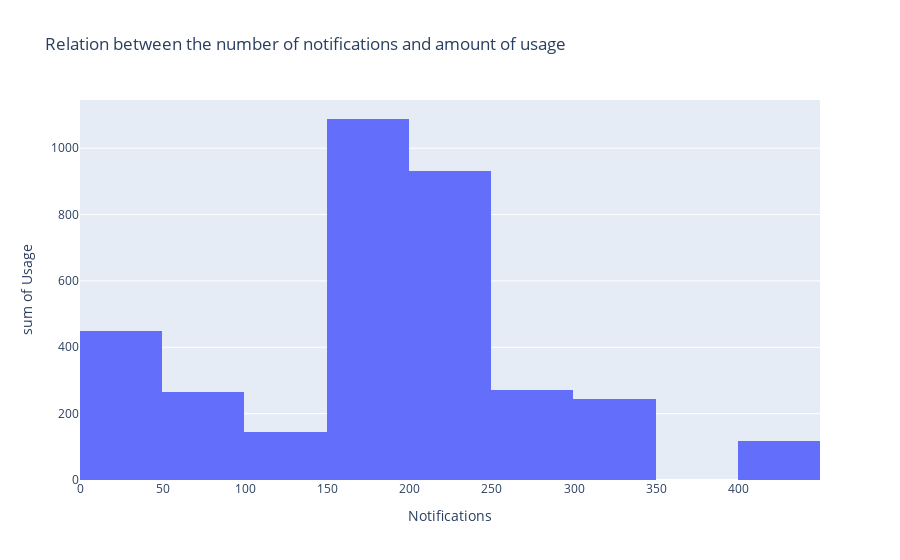

Here is the notebook cell this chart was saved with:
### Markdown cell above
# Realtionship between number of notifications and the amount of usuage

### Code cell
figure = px.histogram(data_frame = data,
                   x="Notifications",
                   y="Usage",
#                    size="Notifications",
#                    trendline="ols",
                   title="Relation between the number of notifications and amount of usage")
figure.show()

### Figure 1 — Plotly figure (JSON) as saved in the notebook; plotly's stock layout.template omitted (floating-point values rounded to 4 significant figures)
{"data": [{"alignmentgroup": "True", "bingroup": "x", "histfunc": "sum", "hovertemplate": "Notifications=%{x}<br>sum of Usage=%{y}<extra></extra>", "legendgroup": "", "marker": {"color": "#636efa", "pattern": {"shape": ""}}, "name": "", "offsetgroup": "", "orientation": "v", "showlegend": false, "type": "histogram", "x": [70, 43, 231, 35, 19, 25, 23, 28, 15, 29, 24, 34, 23, 48, 68, 71, 180, 99, 45, 10, 15, 13, 9, 8, 8, 11, 12, 209, 111, 183, 157, 246, 169, 99, 144, 80, 38, 218, 205, 212, 217, 405, 166, 173, 290, 153, 192, 181, 176, 212, 303, 169, 190, 262], "xaxis": "x", "y": [38, 39, 64, 14, 3, 19, 44, 16, 27, 72, 42, 19, 38, 71, 43, 45, 94, 114, 17, 1, 2, 3, 2, 3, 4, 5, 2, 82, 69, 130, 59, 128, 108, 23, 76, 1, 6, 126, 91, 160, 69, 119, 103, 203, 182, 71, 64, 50, 71, 212, 244, 77, 58, 89], "yaxis": "y"}], "layout": {"barmode": "relative", "legend": {"tracegroupgap": 0}, "title": {"text": "Relation between the number of notifications and amount of usage"}, "xaxis": {"anchor": "y", "domain": [0, 1], "title": {"text": "Notifications"}}, "yaxis": {"anchor": "x", "domain": [0, 1], "title": {"text": "sum of Usage"}}}}
